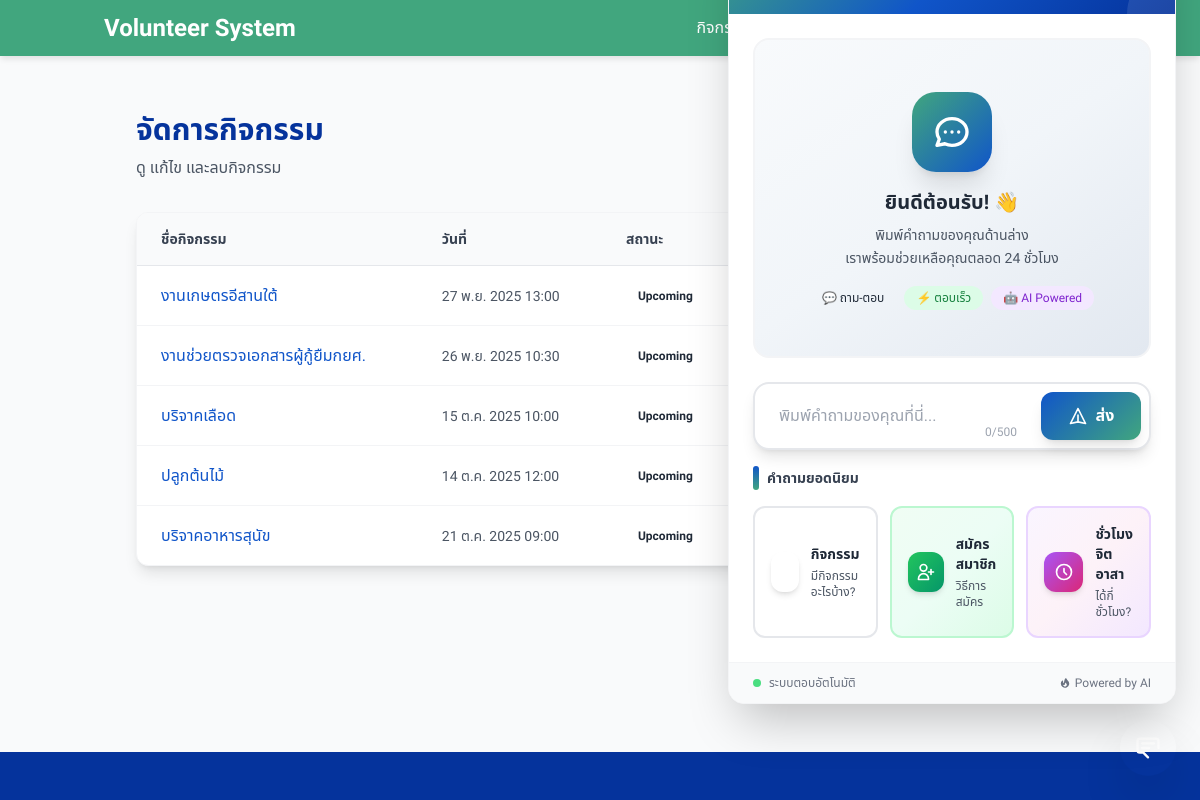
The page /custom-admin/activities/ (signed in) on the database its author committed.
### volunteer_app/models.py (models this page shows, shortened)
class Activity(models.Model):
    TYPE_CHOICES = [
        ("environment", "Environment"),
        ("community", "Community"),
        ("education", "Education"),
        ("health", "Health"),
        ("other", "Other"),
    ]
    STATUS_CHOICES = [
        ("upcoming", "Upcoming"),
        ("ongoing", "Ongoing"),
        ("completed", "Completed"),
        ("cancelled", "Cancelled"),
    ]
    title = models.CharField(max_length=200)
    description = models.TextField(blank=True)
    category = models.CharField(max_length=50, choices=TYPE_CHOICES, default="other")
    status = models.CharField(max_length=20, choices=STATUS_CHOICES, default="upcoming")
    datetime = models.DateTimeField()
    location = models.CharField(max_length=255)
    capacity = models.PositiveIntegerField(default=50)
    hours_reward = models.DecimalField(max_digits=4, decimal_places=1, default=1.0)
    image = models.ImageField(upload_to=activity_image_path, null=True, blank=True)
    created_by = models.ForeignKey(User, on_delete=models.SET_NULL, null=True, blank=True, related_name="created_activities")
    created_at = models.DateTimeField(auto_now_add=True)
    def spots_taken(self):
        return self.signups.filter(status__in=("confirmed", "attended")).count()

### volunteer_app/views.py (the view)
# urls.py: path("custom-admin/activities/", views.admin_manage_activities, name="admin_manage_activities"),
@login_required(login_url="/admin/login/")
@user_passes_test(is_admin, login_url="/admin/login/")
def admin_manage_activities(request):
    activities = Activity.objects.all().order_by("-created_at")
    return render(request, "admin_manage_activities.html", {"activities": activities})

### volunteer_app/context_processors.py (called while the page is built)
def unread_notifications(request):
    count = 0
    user = getattr(request, 'user', None)
    try:
        if user and user.is_authenticated:
            count = user.notifications.filter(is_read=False).count()
    except Exception:
        count = 0
    return {"unread_notifications_count": count}

### volunteer_app/views.py (called while the page is built)
def is_admin(user):
    if not user or not user.is_authenticated:
        return False
    if user.is_staff or user.is_superuser:
        return True
    try:
        return user.has_role("admin", "staff", "leader")
    except AttributeError:
        return False

### volunteer_app/templates/admin_manage_activities.html (shortened to what this page needs)
{% extends "base.html" %}
{% block content %}
<div class="min-h-full bg-gray-50 py-8 px-4 sm:px-6 lg:px-8">
  <div class="max-w-6xl mx-auto">
    <div class="flex flex-col sm:flex-row sm:items-center sm:justify-between gap-4 mb-8">
      <div>
        <h1 class="text-3xl font-bold text-[#05339C]">จัดการกิจกรรม</h1>
        <p class="text-gray-600 mt-2">ดู แก้ไข และลบกิจกรรม</p>
      </div>
      <a
        href="{% url 'volunteer_app:create_activity' %}"
        class="inline-flex items-center px-4 py-2.5 bg-[#41A67E] hover:bg-[#369268] text-white font-medium rounded-lg transition-all duration-200"
      >
      </a>
    </div>
    <div class="bg-white rounded-xl shadow-lg border border-gray-100 overflow-hidden">
      {% if activities %}
        <div class="overflow-x-auto">
          <table class="w-full">
            <thead>
              <tr class="bg-gray-50 border-b border-gray-200">
                <th class="px-6 py-4 text-left text-sm font-semibold text-gray-700">ชื่อกิจกรรม</th>
                <th class="px-6 py-4 text-left text-sm font-semibold text-gray-700">วันที่</th>
                <th class="px-6 py-4 text-left text-sm font-semibold text-gray-700">สถานะ</th>
                <th class="px-6 py-4 text-left text-sm font-semibold text-gray-700">ผู้สมัคร</th>
                <th class="px-6 py-4 text-left text-sm font-semibold text-gray-700">ชั่วโมง</th>
                <th class="px-6 py-4 text-left text-sm font-semibold text-gray-700">การกระทำ</th>
              </tr>
            </thead>
            <tbody class="divide-y divide-gray-100">
              {% for activity in activities %}
                <tr class="hover:bg-gray-50 transition-colors duration-150">
                  <td class="px-6 py-4">
                    <a href="{% url 'volunteer_app:activity_detail' activity.pk %}" class="text-[#1055C9] hover:underline font-medium">
                      {{ activity.title }}
                    </a>
                  </td>
                  <td class="px-6 py-4 text-sm text-gray-600">
                    {{ activity.datetime|date:"d M Y H:i" }}
                  </td>
                  <td class="px-6 py-4">
                    <span class="inline-flex px-3 py-1 rounded-full text-xs font-semibold
                      {% if activity.status == 'upcoming' %}
                        bg-blue-100 text-blue-800
                      {% elif activity.status == 'ongoing' %}
                        bg-green-100 text-green-800
                      {% elif activity.status == 'completed' %}
                        bg-gray-100 text-gray-800
                      {% else %}
                        bg-red-100 text-red-800
                      {% endif %}
                    ">
                      {{ activity.get_status_display }}
                    </span>
                  </td>
                  <td class="px-6 py-4 text-sm text-gray-600">
                  </td>
                  <td class="px-6 py-4 text-sm text-gray-600">
                  </td>
                  <td class="px-6 py-4">
                    <div class="flex gap-2">
                      <a
                        href="{% url 'volunteer_app:admin_edit_activity' activity.pk %}"
                        class="text-[#1055C9] hover:text-[#0844a1] font-medium text-sm"
                        title="แก้ไข"
                      >
                      </a>
                      <form
                        method="post"
                        action="{% url 'volunteer_app:admin_delete_activity' activity.pk %}"
                        style="display: inline;"
                        onsubmit="return confirm('คุณแน่ใจหรือว่าต้องการลบกิจกรรมนี้?');"
                      >
                        <button
                          type="submit"
                          class="text-red-600 hover:text-red-800 font-medium text-sm"
                          title="ลบ"
                        >
                        </button>
                      </form>
                    </div>
                  </td>
                </tr>
              {% endfor %}
            </tbody>
          </table>
        </div>
      {% endif %}
    </div>
  </div>
</div>
{% endblock %}

### volunteer_app/static/volunteer_app/css/styles_main.css (style rules this page uses)
body { @apply bg-gray-100 text-gray-800; }

### rows shown on the page
Activity: title "งานเกษตรอีสานใต้", datetime "27 พ.ย. 2025 13:00", status "Upcoming"
Activity: title "งานช่วยตรวจเอกสารผู้กู้ยืมกยศ.", datetime "26 พ.ย. 2025 10:30", status "Upcoming"
Activity: title "บริจาคเลือด", datetime "15 ต.ค. 2025 10:00", status "Upcoming"
Activity: title "ปลูกต้นไม้", datetime "14 ต.ค. 2025 12:00", status "Upcoming"
Activity: title "บริจาคอาหารสุนัข", datetime "21 ต.ค. 2025 09:00", status "Upcoming"
